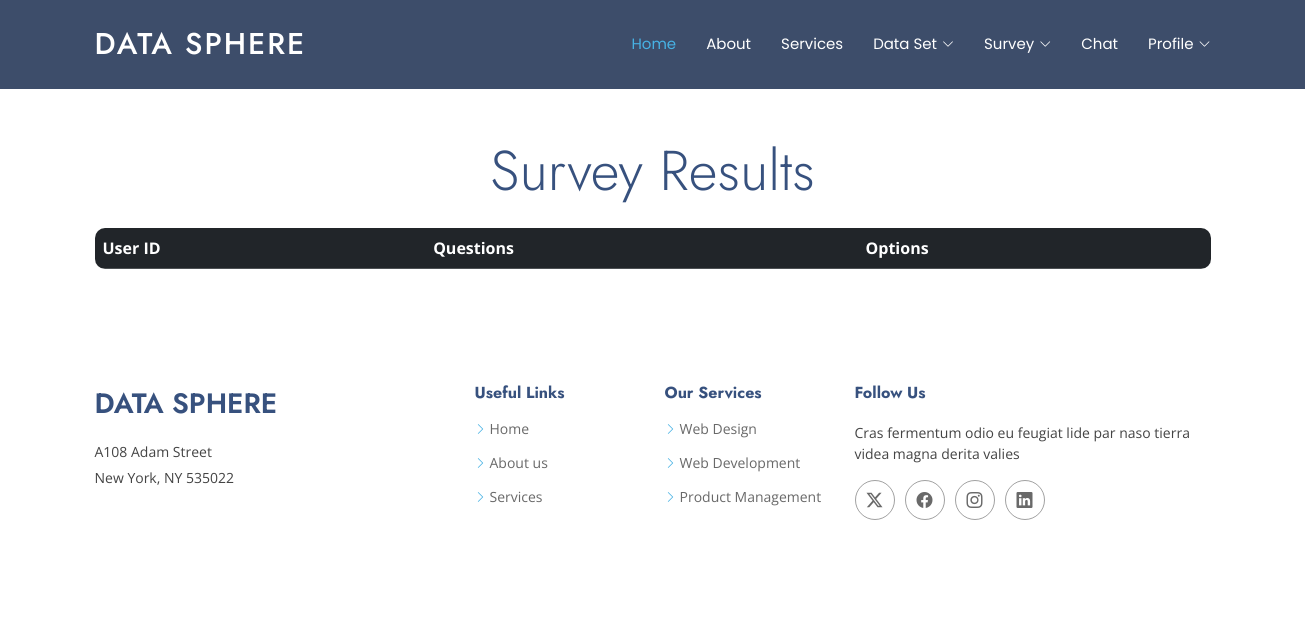
The app's page /survey_view_buss/ (signed in), older data.
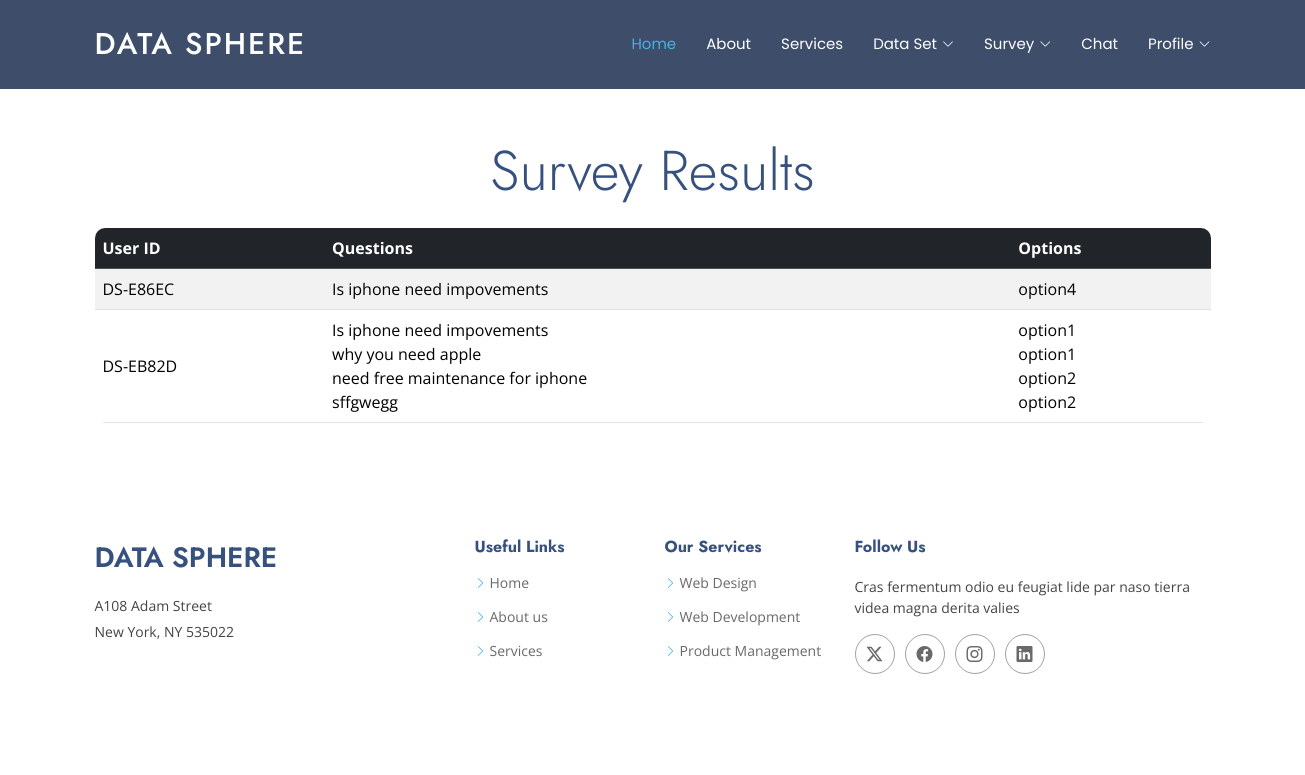
The same page, newer data.
### Dataapp/models.py (models this page shows, shortened)
class User(models.Model):
    name=models.CharField(max_length=100)
    contact_no=models.CharField(max_length=10)
    gender=models.CharField(max_length=10)
    uniq= models.CharField(max_length=20, unique=True, editable=False)
    login=models.ForeignKey(Login,on_delete=models.CASCADE)
    state = models.CharField(max_length=100, null=True, blank=True)
    city = models.CharField(max_length=100, null=True, blank=True)
    country = models.CharField(max_length=100, null=True, blank=True)
    dob = models.DateField(null=True, blank=True)

class Survey(models.Model):
    question=models.CharField(max_length=500)
    option1=models.CharField(max_length=100)
    option2=models.CharField(max_length=100)
    option3=models.CharField(max_length=100,null=True,blank=True)
    option4=models.CharField(max_length=100,null=True,blank=True)
    login=models.ForeignKey(Login,on_delete=models.CASCADE)

class UserSurvey(models.Model):
    user=models.ForeignKey(User,on_delete=models.CASCADE)
    survey=models.ForeignKey(Survey,on_delete=models.CASCADE)
    option=models.CharField(max_length=100)

### Dataapp/views.py (the view)
# urls.py: path('survey_view_buss/',views.survey_view_buss,name='survey_view_buss'),
def survey_view_buss(request):
    log = request.session['buss_id']
    users = Survey.objects.filter(login_id=log)
    res = UserSurvey.objects.filter(survey__in=users).select_related('user', 'survey')
    grouped_responses = {}
    for response in res:
        user_name = response.user.uniq
        survey_question = response.survey.question
        if user_name not in grouped_responses:
            grouped_responses[user_name] = []
        grouped_responses[user_name].append({
            'question': survey_question,
            'option': response.option
            })
    return render(request, 'bussiness/buss_sur_res.html', {'grouped_responses': grouped_responses})

### Dataapp/templates/bussiness/buss_sur_res.html (shortened to what this page needs)
{% extends "bussiness/header.html" %}
{% load static %}
{% block content %}
<!DOCTYPE html>
<html lang="en">
<head>
    <link href="{% static 'user/assets/vendor/bootstrap/css/bootstrap.min.css' %}" rel="stylesheet">
    <link href="{% static 'user/assets/vendor/bootstrap-icons/bootstrap-icons.css' %}" rel="stylesheet">
    <link href="{% static 'user/assets/css/main.css' %}" rel="stylesheet">
</head>
<body>
    <main class="main">
        <div class="container py-5">
            <div class="text-center mb-4">
                <h1 class="display-4">Survey Results</h1>
            </div>
            <div class="table-responsive">
                <table class="table table-striped table-hover align-middle">
                    <thead class="table-dark">
                        <tr>
                            <th scope="col">User ID</th>
                            <th scope="col">Questions</th>
                            <th scope="col">Options</th>
                        </tr>
                    </thead>
                    <tbody>
                        {% for user, responses in grouped_responses.items %}
                        <tr>
                            <td>{{ user }}</td>
                            <td>
                                {% for response in responses %}
                                    <div>{{ response.question }}</div>
                                {% endfor %}
                            </td>
                            <td>
                                {% for response in responses %}
                                    <div>{{ response.option }}</div>
                                {% endfor %}
                            </td>
                        </tr>
                        {% endfor %}
                    </tbody>
                </table>
            </div>
        </div>
    </main>
</body>
</html>
{% endblock %}

Row changes from the older to the newer data that the page shows:
now on this page (row unchanged): User: grouped_responses "DS-E86EC"
added Survey: question "Is iphone need impovements" "Is iphone need impovements"
added UserSurvey: option "option4"
now on this page (row unchanged): User: grouped_responses "DS-EB82D"
added Survey: question "why you need apple"
added Survey: question "need free maintenance for iphone"
added Survey: question "sffgwegg"
added UserSurvey: option "option1"
added UserSurvey: option "option1"
added UserSurvey: option "option2"
added UserSurvey: option "option2"
